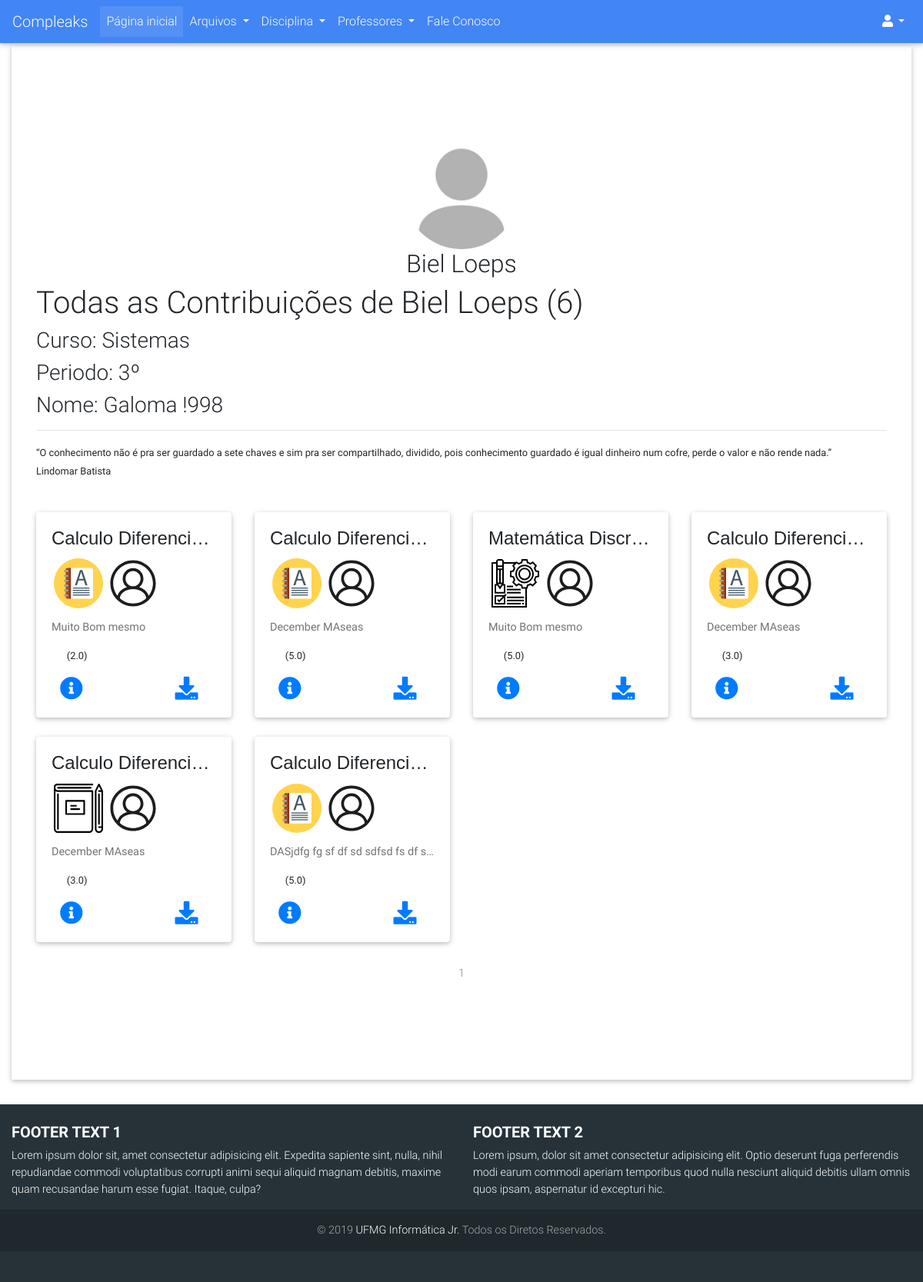
Screenshot of /usuarios/perfil/1 with the database file from the repository.
### compleaks/usuarios/models.py (models this page shows, shortened)
class Usuario(db.Model, UserMixin):
	__tablename__ = 'usuarios'
	id = db.Column(db.Integer, primary_key=True)
	username = db.Column(db.String(30), unique=True)
	hhash = db.Column(db.String)
	nome = db.Column(db.String(120))
	email = db.Column(db.String(120), unique=True)
	curso = db.Column(db.String(64))
	periodo = db.Column(db.Integer)
	is_admin = db.Column(db.Integer)
	data_criacao = db.Column(db.DateTime, default=datetime.now)
	avatar = db.Column(db.String(120), default="default_profile.png")
	ativado = db.Column(db.Boolean)
	data_deletado = db.Column(db.DateTime, nullable=True)
	id_deletor = db.Column(db.Integer, nullable=True)
	motivo_delete = db.Column(db.String(120), nullable=True)
	arquivos = db.relationship('Arquivo', backref='author', lazy=True)
	avaliacoes = db.relationship('Avaliacao_Arquivo', backref='avaliador', lazy=True)

### compleaks/arquivos/models.py (models this page shows, shortened)
class Arquivo(db.Model):
	__tablename__ = 'arquivos'
	id = db.Column(db.Integer, primary_key=True)
	arquivo = db.Column(db.String(120), nullable=False)
	ano = db.Column(db.Integer)
	semestre = db.Column(db.String(80))
	tipo_conteudo = db.Column(db.String(120))
	observacoes = db.Column(db.Text)
	data_submissao = db.Column(db.DateTime, default=datetime.now)
	nota = db.Column(db.Integer, nullable=True)
	data_deletado = db.Column(db.DateTime, nullable=True)
	ativado = db.Column(db.Boolean)
	id_deletor = db.Column(db.Integer, nullable=True)
	motivo_delete = db.Column(db.String(600), nullable=True)
	professors = db.relationship(Professor)
	disciplinas = db.relationship(Disciplina)
	usuarios = db.relationship(Usuario)
	professor_id = db.Column(db.Integer, db.ForeignKey('professores.id'), nullable=True)
	disciplina_id = db.Column(db.Integer, db.ForeignKey('disciplinas.id'), nullable=False)
	usuario_id = db.Column(db.Integer, db.ForeignKey('usuarios.id'), nullable=False)
	avaliacoes = db.relationship('Avaliacao_Arquivo', backref='arquivo_avaliado', lazy=True)

### compleaks/disciplinas/models.py (models this page shows, shortened)
class Disciplina(db.Model):
	__tablename__ = 'disciplinas'
	id = db.Column(db.Integer, primary_key=True)
	nome = db.Column(db.String, unique=True)
	data_criacao = db.Column(db.DateTime, default=datetime.now())
	ativado = db.Column(db.Boolean)
	data_deletado = db.Column(db.DateTime, nullable=True)
	id_deletor = db.Column(db.Integer, nullable=True)
	id_criador = db.Column(db.Integer, nullable=True)
	motivo_delete = db.Column(db.String(120), nullable=True)
	arquivos = db.relationship('Arquivo', backref='disciplina', lazy=True)

### compleaks/usuarios/views.py (the view)
@usuarios.route('/perfil/<int:user_id>', methods= ['POST', 'GET'])
def perfil(user_id):
	form_login = LoginForm()
	user = Usuario.query.get_or_404(user_id)
	avatar = url_for('static', filename='images/avatares/'+user.avatar)
	if not user.ativado and current_user.is_authenticated:
		if not user.is_admin:
			abort(404)
	quantidade = len([arquiv for arquiv in user.arquivos if arquiv.ativado])
	page = request.args.get('page', 1, type=int)
	arquivos = Arquivo.query\
					.filter(Arquivo.usuario_id\
					.contains(int(user.id)))\
					.filter_by(ativado=True)\
					.paginate(page=page, per_page=12)
	arquivos_row_1 = []
	arquivos_row_2 = []
	arquivos_row_3 = []
	contador = 0
	for arquivo in arquivos.items:
		if contador >= 4:
			break
		arquivos_row_1.append(arquivo)
		contador = contador + 1
	contador = 0
	for arquivo in arquivos.items:
		if contador >= 8:
			break
		if contador >= 4:
			arquivos_row_2.append(arquivo)
		contador = contador + 1
	contador = 0
	for arquivo in arquivos.items:
		if contador >= 12:
			break
		if contador >= 8:
			arquivos_row_3.append(arquivo)
		contador = contador + 1
	arquivos_rows = [arquivos_row_1, arquivos_row_2, arquivos_row_3]
	for row in arquivos_rows:
		for arquivo in row:
			arquivo.avaliado = False
	if current_user.is_authenticated:
		for row in arquivos_rows:
			for arquivo in row:
				for avl in arquivo.avaliacoes:
					if avl in current_user.avaliacoes:
						arquivo.avaliado = True
	total = 0.0
	for row in arquivos_rows:
		for arquivo in row:
			total = 0.0
			if len(arquivo.avaliacoes):
				for avl in arquivo.avaliacoes:
					total = total + avl.nota
				total = total/len(arquivo.avaliacoes)
			else:
				total = 0.0
			arquivo.nota_decimal = round(total, 1)
	return render_template('usuario_contribuicao.html', user=user,
							contribuiu=quantidade, arquivos=arquivos, dist=dist,
							form_login=form_login, arquivos_rows=arquivos_rows,
							avatar=avatar)

### compleaks/usuarios/templates/usuarios/usuario_contribuicao.html (shortened to what this page needs)
{% extends "base.html" %}
{% block content %}
<div class="page-header">
    <div class="row">
        <div class="col-sm-12 text-center">
            <img align="center" src="{{ avatar }}" class="rounded-circle"  style="object-fit: cover; width: 150px!important; height: 150px!important;"><br>
            <h2 align="center">{{user.username}}</h2>
        </div>
    </div>
    <h1>Todas as Contribuições de {{user.username}} ({{contribuiu}})</h1>
    <h3>Curso: {{user.curso}}</h3>
    <h3>Periodo: {{user.periodo}}º</h3>
    <h3>Nome: {{user.nome}}</h3>
    <hr/>
    <p>
    <small><q>O conhecimento não é pra ser guardado a sete chaves e sim pra ser compartilhado, dividido, pois conhecimento guardado é igual dinheiro num cofre, perde o valor e não rende nada.</q><br/>
Lindomar Batista</small></p>
</div>
{% for row in arquivos_rows %}
    {% if row %}
    <div class="row">
        {% for arquivo in row %}
               <div class="col-lg-3 col-6">
                <div class="dist card">
                  <div class="card-body">
                    <h4 style="font-family: sans-serif;" class="card-title text-center text-truncate">{{arquivo.disciplina.nome}}</h4>
                    <p class="card-text">
                        <a href="{{ url_for('arquivos.buscar', filtro=3, admin='nao', pesquisa='nao', tip_arquiv=arquivo.tipo_conteudo) }}?page=1"><img class="img-responsive image marcas" data-toggle="tooltip" data-placement="button" title="{{arquivo.tipo_conteudo}}" src="{{url_for('static', filename='images/icones/conteudo/'+arquivo.tipo_conteudo+'.svg')}}" alt="{{arquivo.tipo_conteudo}}."></a>
                        <a href="{{url_for('usuarios.perfil', user_id=arquivo.author.id)}}"><img class="img-responsive image marcas" data-toggle="tooltip" data-placement="bottom" title="{{arquivo.author.username}}" src="{{url_for('static', filename='images/icones/padrao/user.svg')}}" alt="Username"></a>
                    </p>
                    <h5><p class="card-text text-truncate"><a data-toggle="tooltip" data-placement="top" title="{{arquivo.observacoes}}">{{arquivo.observacoes}}</a></p></h5>
                    <p>
                        {% if arquivo.avaliado %}
                            <div id="atual1-{{arquivo.id}}">
                                {%for avl in arquivo.avaliacoes %}
                                    {%if avl in current_user.avaliacoes%}
                                        {% for i in dist %}
                                            {% if avl.nota >= (i)%}
                                                <label ><ion-icon onmouseover="colorir({{arquivo.id}},{{i}});" onmouseout="colorir({{arquivo.id}},{{avl.nota}});" onclick="pontua({{arquivo.id}},{{i}});" style="color: rgb(255, 217, 0)" class="star-{{arquivo.id}}" name="star"></ion-icon></label>
                                            {% else %}
                                                <label ><ion-icon onmouseover="colorir({{arquivo.id}},{{i}});" onmouseout="colorir({{arquivo.id}},{{avl.nota}});" onclick="pontua({{arquivo.id}},{{i}});" style="color: rgb(255, 217, 0)" class="star-{{arquivo.id}}" name="star-outline"></ion-icon></label>
                                            {% endif %}
                                        {% endfor %}
                                    {% endif %}
                                {% endfor %}
                                <small>({{arquivo.nota_decimal}})</small>
                            </div>
                        {% else %}
                            <div id="atual2-{{arquivo.id}}">
                                <small>({{arquivo.nota_decimal}})</small>
                            </div>
                        {% endif %}
                    </p>
                    <a href="#" data-toggle="modal" data-target="#confirm{{arquivo.id}}" class="card-link"><i class="fas fa-info-circle info" data-toggle="tooltip" data-placement="bottom" title="Mais Informações"></i></a>
                    <a  href="{{ url_for('static', filename='uploads/' + arquivo.arquivo + '.zip') }}"><i class="fas fa-download download" data-toggle="tooltip" data-placement="top" title="Download" ></i></a>
                  </div>
                </div>
              </div>
            {% endfor %}
        </div>
    {% endif %}
{% endfor %}
<br/>
<nav style="position: static;" aria-label="Page navigation example">
    <ul class="pagination justify-content-center">
        {% for page_num in arquivos.iter_pages(left_edge=1, right_edge=1, left_current=1, right_current=2) %}
            {% if arquivos.page == page_num and page_num %}
                <li class="page-item disabled">
                    <a class="page-link" href="{{ url_for('usuarios.perfil',user_id=user.id, page=page_num) }}">{{ page_num }}</a></li>
            {% elif page_num %}
                <li class="page-item">
                    <a class="page-link" href="{{ url_for('usuarios.troca', page=page_num) }}">{{ page_num }}</a></li>
                </li>
            {% else %}
                ...
            {% endif %}
        {% endfor %}
    </ul>
</nav>
{% endblock%}

### compleaks/static/css/component.css (style rules this page uses)
.download { margin-left: 40% !important; width: 25%; }
.image { width: 30% !important; margin: 0 auto !important; padding: 0 !important; }
.info { font-size: 30px; margin: 0 0 0 5% !important; padding: 0 !important; }
.download { float: right; font-size: 30px; }
.dist { margin-top: 10% !important; }
.marcas { margin-left: 1.5% !important }

### compleaks/static/css/estilos.css (style rules this page uses)
body { overflow: auto; }

### compleaks/static/css/style.css (style rules this page uses)
html { width: 100%; height: 100%; }

### rows the page displays
Usuario: username "Biel Loeps", curso "Sistemas", periodo "3", nome "Galoma !998"
Arquivo: disciplina.nome "Calculo Diferenci…", tipo_conteudo (picture), observacoes "Muito Bom mesmo", nota_decimal "2.0"
Arquivo: disciplina.nome "Calculo Diferenci…", tipo_conteudo (picture), observacoes "December MAseas", nota_decimal "5.0"
Arquivo: disciplina.nome "Matemática Discr…", tipo_conteudo (picture), observacoes "Muito Bom mesmo", nota_decimal "5.0"
Arquivo: disciplina.nome "Calculo Diferenci…", tipo_conteudo (picture), observacoes "December MAseas", nota_decimal "3.0"
Arquivo: disciplina.nome "Calculo Diferenci…", tipo_conteudo (picture), observacoes "December MAseas", nota_decimal "3.0"
Arquivo: disciplina.nome "Calculo Diferenci…", tipo_conteudo (picture), observacoes "DASjdfg fg sf df sd sdfsd fs df s…", nota_decimal "5.0"

### other values shown
{{ contribuiu }} "6"
{{ page_num }} "1"
